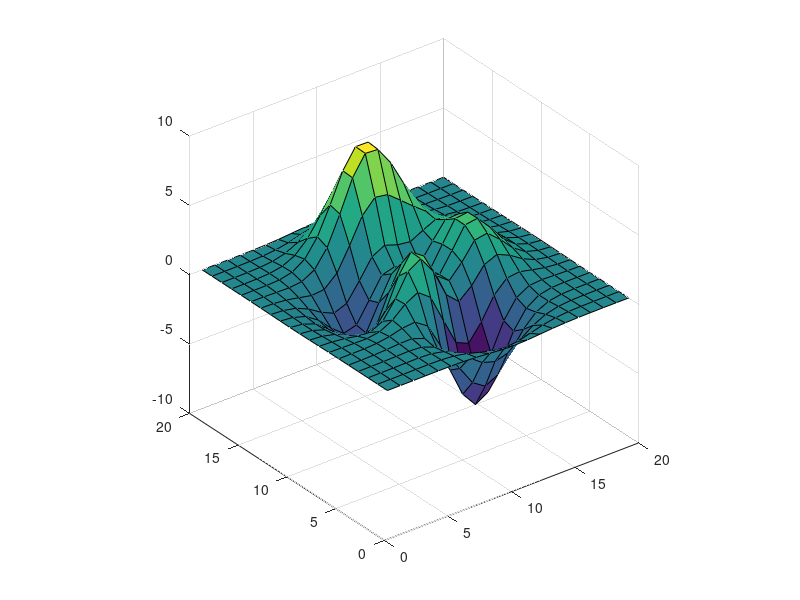

Source code (MATLAB): (Note: this script raises an error after producing the figure.)
%=============================================================================
% Copyright (c) 2026-present Allan CORNET (Nelson)
%=============================================================================
% This file is part of Nelson.
%=============================================================================
% LICENCE_BLOCK_BEGIN
% SPDX-License-Identifier: LGPL-3.0-or-later
% LICENCE_BLOCK_END
%=============================================================================
% <--ADV-CLI MODE-->
%=============================================================================
close all;
f = figure('Visible', 'off');
surf(peaks(20));
ax = gca();
camva(ax, 20);
%=============================================================================
% zf > 1 zooms in: the tangent of the half view angle is divided by the factor.
camzoom(ax, 2);
asserts.isapprox(camva(ax), 2 * atand(tand(10) / 2), 1e-9);
asserts.isapprox(camva(ax), 10.076738, 1e-6);
%=============================================================================
% zf < 1 zooms out.
camzoom(ax, 0.5);
asserts.isapprox(camva(ax), 20, 1e-9);
%=============================================================================
% Wide angles show the difference with a plain division of the angle.
camva(ax, 120);
camzoom(ax, 2);
asserts.isapprox(camva(ax), 81.786789, 1e-6);
%=============================================================================
asserts.checkerror('camzoom(gca(), -1)', 'Zoom factor must be a positive real scalar.');
%=============================================================================
close all;
%=============================================================================
